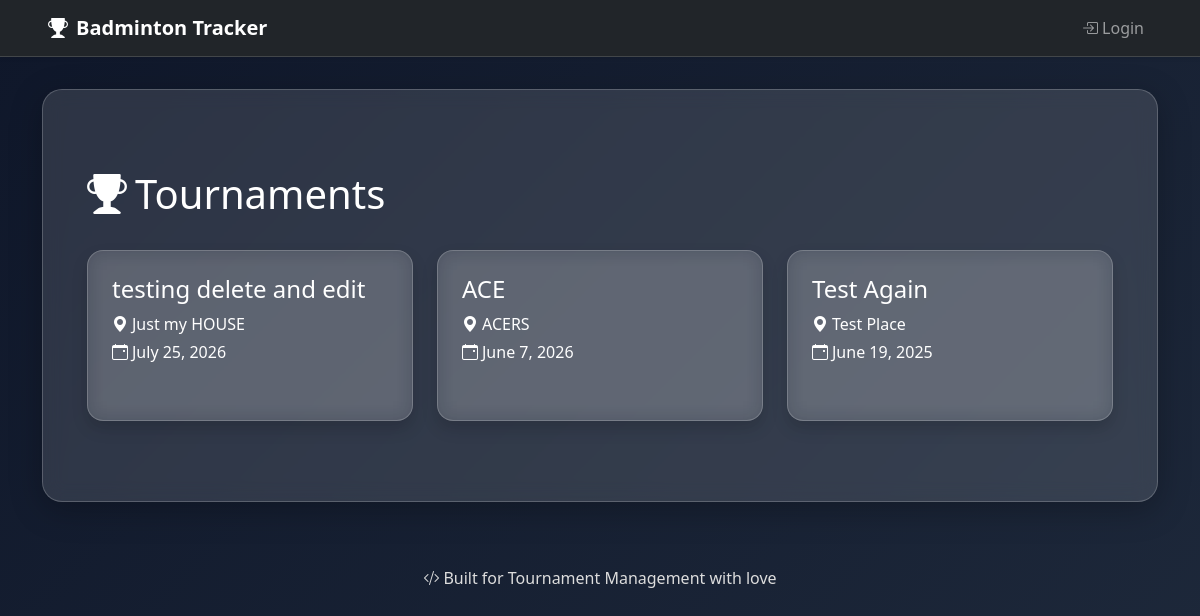
Before: / with the older database file.
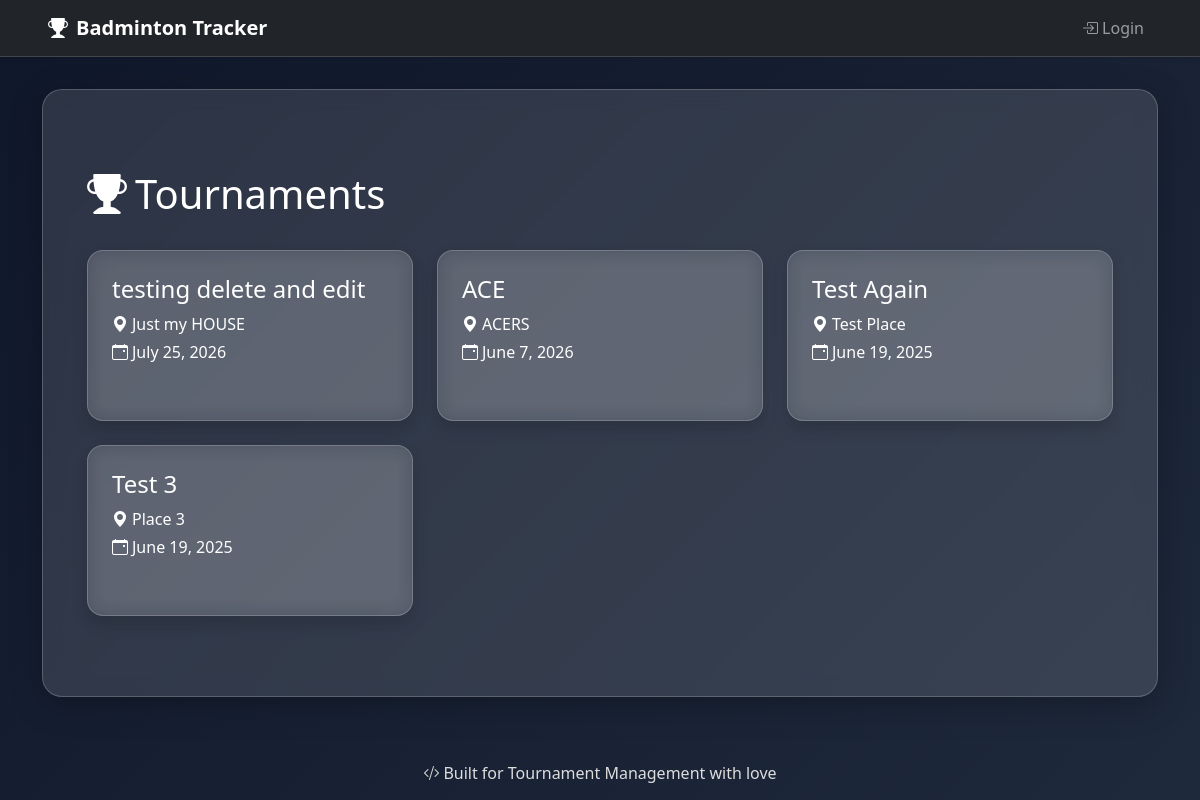
After: the same page with the newer database file.
### badminton/models.py (models this page shows, shortened)
class Tournament(models.Model):
    name = models.CharField(max_length=100)
    place = models.CharField(max_length=100)
    date = models.DateField()

### badminton/views.py (the view)
# urls.py: path('', views.tournament_list, name='tournament_list'),  # Updated function name
def tournament_list(request):
    tournaments = Tournament.objects.all().order_by('-date')
    return render(request, 'tournament_list.html', {'tournaments': tournaments})

### badminton/templates/tournament_list.html (shortened to what this page needs)
{% extends 'base.html' %}
{% load static %}
{% load tz %}
{% block content %}
<div class="container py-5">
  <div class="d-flex justify-content-between align-items-center mb-4">
    <h1 class="text-white">
      <i class="bi bi-trophy-fill me-2"></i>Tournaments
    </h1>
  </div>
  {% if tournaments %}
    <div class="row g-4">
      {% for tournament in tournaments %}
        <div class="col-md-6 col-lg-4">
          <a href="{% url 'tournament_detail' tournament.id %}" class="text-decoration-none">
            <div class="glass-card card-hover p-4 rounded-4 shadow h-100 d-flex flex-column justify-content-between text-white">
              <div>
                <h4 class="mb-2">{{ tournament.name }}</h4>
                <p class="mb-1"><i class="bi bi-geo-alt-fill me-1"></i>{{ tournament.place }}</p>
                <p class="mb-3"><i class="bi bi-calendar-event me-1"></i>{{ tournament.date|date:"F j, Y" }}</p>
              </div>
            </div>
          </a>
        </div>
      {% endfor %}
    </div>
  {% else %}
    <div class="alert alert-info text-center mt-5">
      <i class="bi bi-info-circle-fill me-1"></i>No tournaments found.
      {% if perms.badminton.add_tournament %}Create one now!{% endif %}
    </div>
  {% endif %}
</div>
{% endblock %}

Changed rows visible on the page:
added Tournament: name "Test 3", place "Place 3", date "June 19, 2025"
